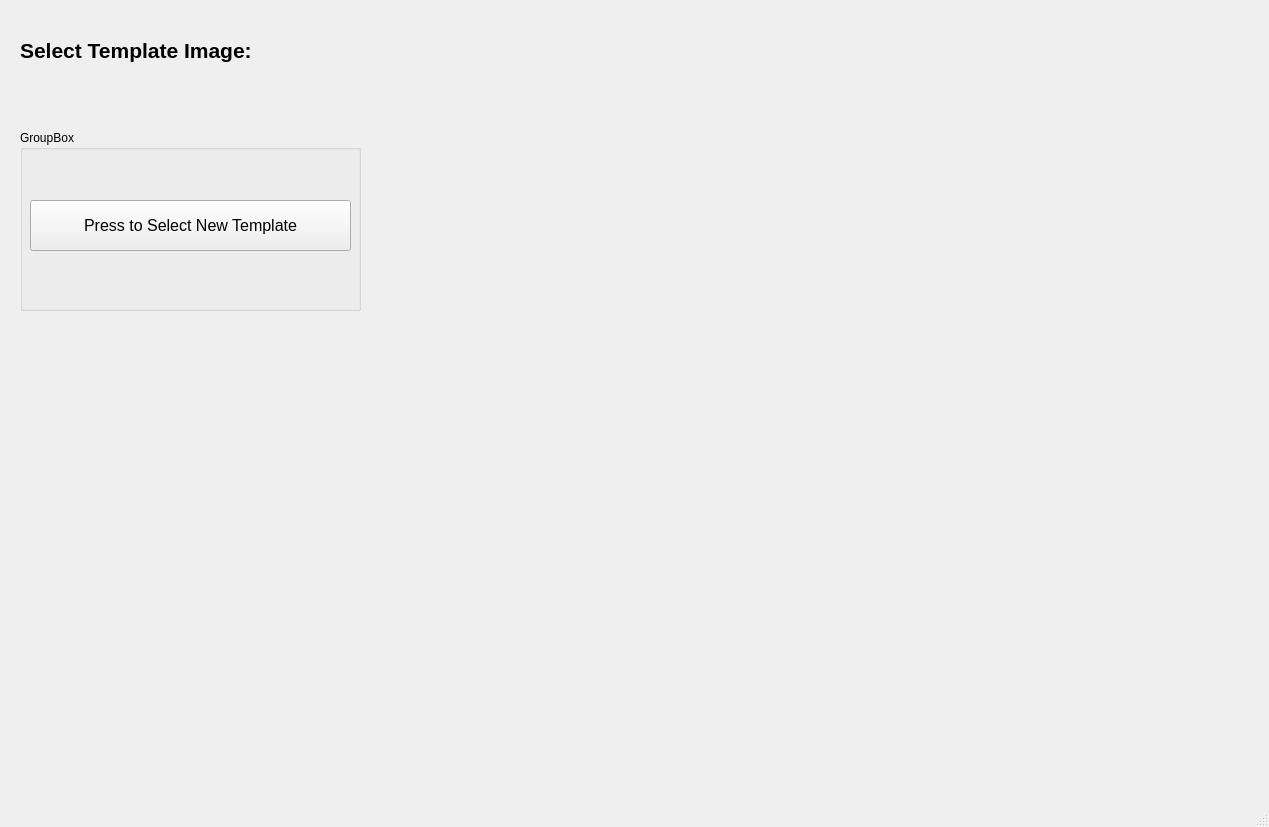
<?xml version="1.0" encoding="UTF-8"?>
<ui version="4.0">
 <class>MainWindow</class>
 <widget class="QMainWindow" name="MainWindow">
  <property name="geometry">
   <rect>
    <x>0</x>
    <y>0</y>
    <width>1269</width>
    <height>827</height>
   </rect>
  </property>
  <property name="windowTitle">
   <string>MainWindow</string>
  </property>
  <widget class="QWidget" name="centralwidget">
   <widget class="QLabel" name="label">
    <property name="geometry">
     <rect>
      <x>20</x>
      <y>10</y>
      <width>351</width>
      <height>81</height>
     </rect>
    </property>
    <property name="font">
     <font>
      <pointsize>16</pointsize>
      <weight>75</weight>
      <bold>true</bold>
     </font>
    </property>
    <property name="text">
     <string>Select Template Image:</string>
    </property>
   </widget>
   <widget class="QLabel" name="templateLabel">
    <property name="geometry">
     <rect>
      <x>440</x>
      <y>140</y>
      <width>731</width>
      <height>581</height>
     </rect>
    </property>
    <property name="text">
     <string/>
    </property>
   </widget>
   <widget class="QGroupBox" name="groupBox">
    <property name="geometry">
     <rect>
      <x>20</x>
      <y>130</y>
      <width>341</width>
      <height>181</height>
     </rect>
    </property>
    <property name="title">
     <string>GroupBox</string>
    </property>
    <widget class="QPushButton" name="loadVidBtn">
     <property name="geometry">
      <rect>
       <x>10</x>
       <y>70</y>
       <width>321</width>
       <height>51</height>
      </rect>
     </property>
     <property name="font">
      <font>
       <pointsize>12</pointsize>
      </font>
     </property>
     <property name="text">
      <string>Press to Select New Template</string>
     </property>
    </widget>
   </widget>
  </widget>
  <widget class="QStatusBar" name="statusbar"/>
 </widget>
 <resources/>
 <connections/>
</ui>
